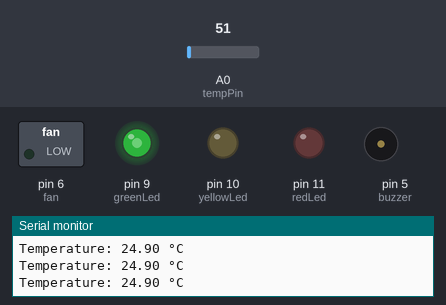
A sketch run on a simulated Arduino Uno, built with avr-gcc and run on an emulated ATmega328P. Parts: switched loads named in the sketch (green lamp = pin HIGH), output pins drawn as LEDs (lit = HIGH), buzzer (waves = sounding), the last lines printed to the serial monitor. Dashed ring = blinking. The test bench sets the inputs (shaded band); at power-on: A0 (tempPin) = 51.

Above: at 1.3 s.
1.4 s: A0 (tempPin) set to 58
At 2.7 s:
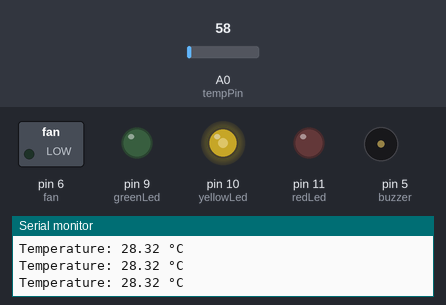
3.0 s: A0 (tempPin) set to 112
At 3.4 s:
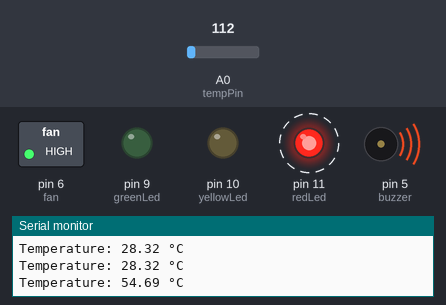
6.0 s: A0 (tempPin) set to 91
At 6.5 s:
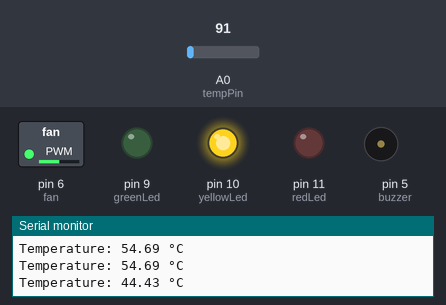
7.5 s: A0 (tempPin) set to 163
At 7.9 s:
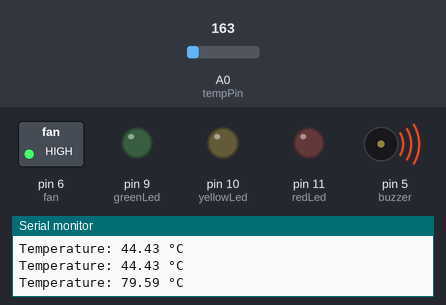
10.5 s: A0 (tempPin) set to 86
At 11.3 s:
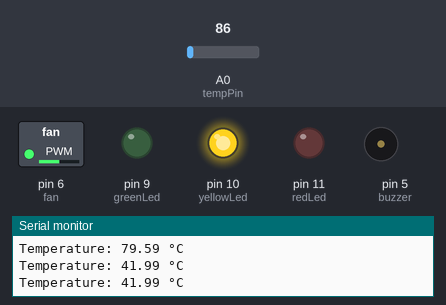
Timing chart, 0 to 13.0 s (numbered marks = the images above; inputs shaded):
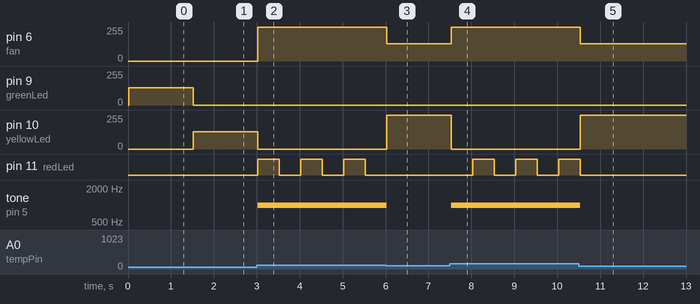

The sketch:

temperature_regulator..ino
```cpp
// Temperature Regulation System with LM35 (With Resistors)

// Pin definitions
const int tempPin = A0;       // Analog pin A0 connected to LM35 temperature sensor output
const int greenLed = 9;       // Digital pin 9 for green LED (PWM capable)
const int yellowLed = 10;     // Digital pin 10 for yellow LED (PWM capable)
const int redLed = 11;        // Digital pin 11 for red LED (PWM capable)
const int buzzer = 5;         // Digital pin 5 for buzzer
const int fan = 6;            // Digital pin 6 for fan control (PWM capable)

// Temperature thresholds (in Celsius)
const float lowTemp = 25.0;    // Below this temperature is considered "cool"
const float medTemp = 35.0;    // Normal temperature range (25-35°C)
const float highTemp = 47.0;   // Above this temperature is considered "hot" (danger zone)

void setup() {
  Serial.begin(9600);  // Initialize serial communication at 9600 baud rate

  // Set all component pins as outputs
  pinMode(greenLed, OUTPUT); // Green light for low temperature
  pinMode(yellowLed, OUTPUT); // Yellow for medium temperature
  pinMode(redLed, OUTPUT); // Red for hot temperature
  pinMode(buzzer, OUTPUT); // Buzzer to indicate hot temperature
  pinMode(fan, OUTPUT); // The actual fan

  // Initialize all outputs to LOW/OFF state
  digitalWrite(greenLed, LOW);
  digitalWrite(yellowLed, LOW);
  digitalWrite(redLed, LOW);
  digitalWrite(buzzer, LOW);
  digitalWrite(fan, LOW);

  Serial.println("Temperature Monitoring System Started (No Resistors Version)");
}

void loop() {
  // Read raw analog value from temperature sensor (0-1023)
  int tempValue = analogRead(tempPin);

  // Convert analog reading to temperature in Celsius:
  // 1. Convert to voltage (5V reference, 10-bit ADC)
  // 2. LM35 outputs 10mV per °C, so multiply by 100 to get temperature
  float temperature = (tempValue * 5.0 / 1024.0) * 100.0;

  // Print temperature to serial monitor for debugging
  Serial.print("Temperature: ");
  Serial.print(temperature);
  Serial.println(" °C");

  // Temperature control logic:

  // COOL ZONE (below 25°C)
  if (temperature < lowTemp) {
    analogWrite(greenLed, 128);  // Green LED at 50% brightness (PWM value 128/255)
    analogWrite(yellowLed, 0);   // Yellow LED off
    analogWrite(redLed, 0);      // Red LED off
    analogWrite(fan, 0);         // Fan off
    noTone(buzzer);              // Stop any alarm sound
  }

  // NORMAL ZONE (25-35°C)
  else if (temperature >= lowTemp && temperature < medTemp) {
    analogWrite(greenLed, 0);    // Green LED off
    analogWrite(yellowLed, 128); // Yellow LED at 50% brightness
    analogWrite(redLed, 0);      // Red LED off
    analogWrite(fan, 0);         // Fan off
    noTone(buzzer);              // Stop any alarm sound
  }

  // WARM ZONE (35-47°C)
  else if (temperature >= medTemp && temperature < highTemp) {
    analogWrite(greenLed, 0);    // Green LED off
    analogWrite(yellowLed, 255); // Yellow LED at full brightness
    analogWrite(redLed, 0);      // Red LED off
    analogWrite(fan, 128);       // Fan at 50% speed
    noTone(buzzer);              // Stop any alarm sound
  }

  // HOT ZONE (above 47°C) - ALARM STATE
  else {
    analogWrite(greenLed, 0);    // Green LED off
    analogWrite(yellowLed, 0);   // Yellow LED off
    // Red LED blinking (on for 100ms, off for 100ms using millis() timer)
    analogWrite(redLed, millis() % 200 < 100 ? 255 : 0);
    analogWrite(fan, 255);       // Fan at full speed
    tone(buzzer, 1000);          // Activate buzzer at 1kHz frequency
  }

  delay(500); // Wait 500ms (0.5 second) before next reading
}
```

Measured:
- the behaviour switches between 51 and 52 on A0 (tempPin) (found by bisection; images 0 and 1)
- the behaviour switches between 97 and 96 on A0 (tempPin) (found by bisection; images 2 and 3)
- after the input at 1.4 s, pin 9 (greenLed): 128/255 → 0/255 after 0.12 s; pin 10 (yellowLed): 0/255 → 128/255 after 0.12 s
- after the input at 3.0 s, pin 6 (fan): 0/255 → 255/255 at once; pin 10 (yellowLed): 128/255 → 0/255 at once; pin 11 (redLed): alternates HIGH for 0.50 s and LOW for 0.50 s, starting at once; tone on pin 5 (buzzer): silent → 1000 Hz at once
- after the input at 6.0 s, pin 6 (fan): 255/255 → 128/255 at once; pin 10 (yellowLed): 0/255 → 255/255 at once; pin 11 (redLed): stays LOW (without the input it goes to HIGH after 0.03 s); tone on pin 5 (buzzer): 1000 Hz → silent at once
- after the input at 7.5 s, pin 6 (fan): 128/255 → 255/255 at once; pin 10 (yellowLed): 255/255 → 0/255 at once; pin 11 (redLed): alternates HIGH for 0.50 s and LOW for 0.50 s, starting after 0.53 s; tone on pin 5 (buzzer): silent → 1000 Hz at once
- after the input at 10.5 s, pin 6 (fan): 255/255 → 128/255 at once; pin 10 (yellowLed): 0/255 → 255/255 at once; pin 11 (redLed): goes on until 10.5 s, then stays LOW; tone on pin 5 (buzzer): 1000 Hz → silent at once
